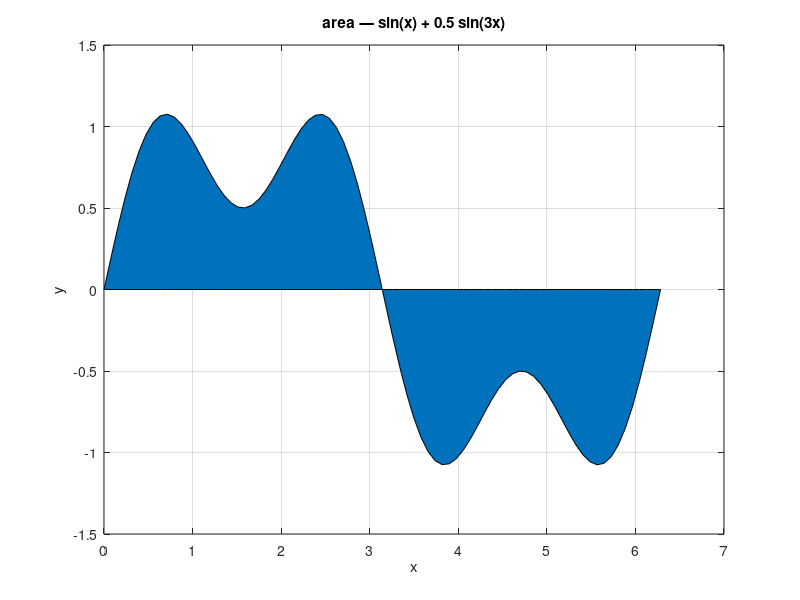

Recreate this plot in MATLAB.
% area — Filled curve under the line
% area(x, y) shades the region between the curve and y=0.
% area(x, y, base) lifts the baseline to `base`.


clear
close all

x = linspace(0, 2*pi, 80);
y = sin(x) + 0.5 * sin(3*x);

figure
area(x, y)
title('area — sin(x) + 0.5 sin(3x)')
xlabel('x')
ylabel('y')
grid on
